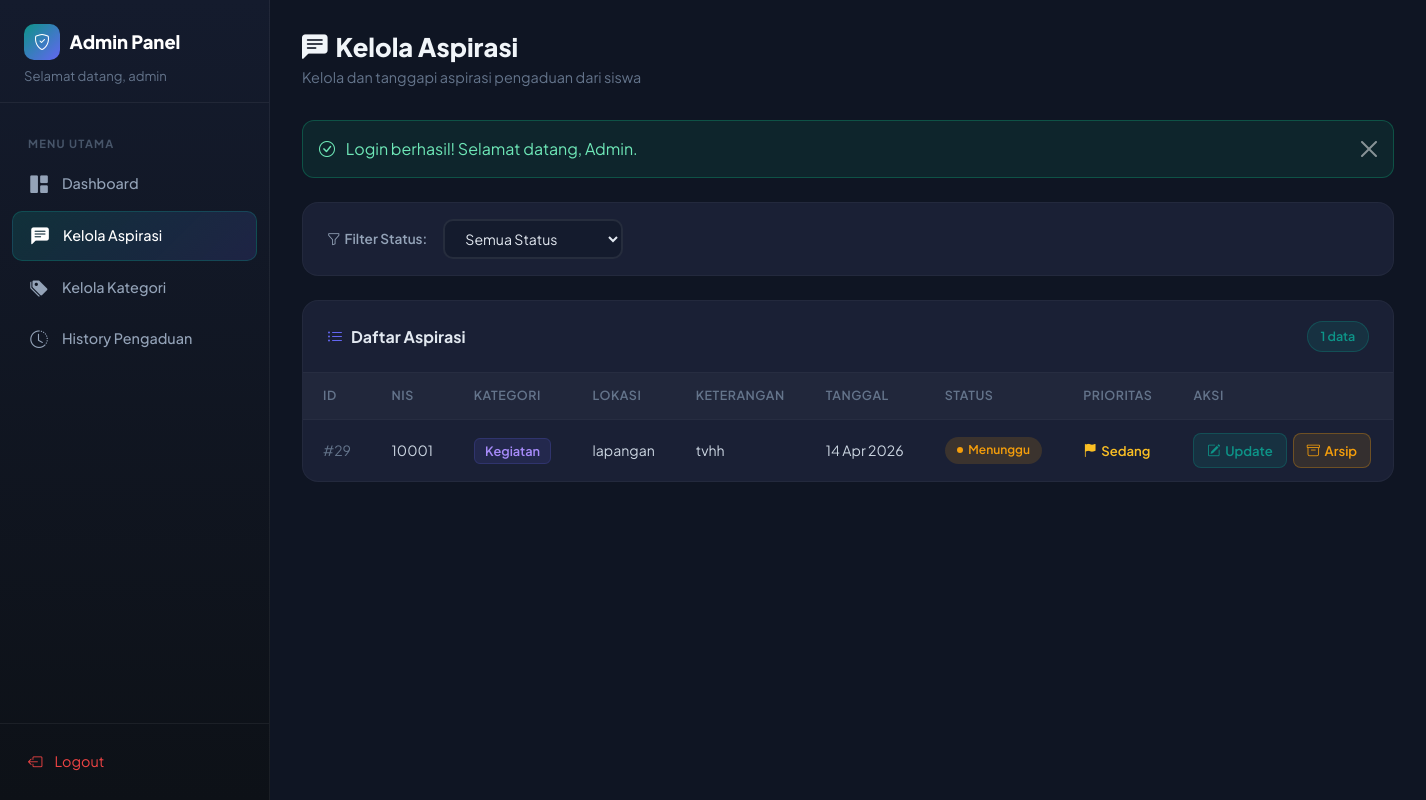
Page /?page=aspirasi (signed in) on the committed database.
### tables this page shows
CREATE TABLE `aspirasi` (
  `id_aspirasi` int(11) NOT NULL,
  `status` enum('Menunggu','Proses','Selesai') NOT NULL,
  `prioritas` enum('Rendah','Sedang','Tinggi') DEFAULT 'Sedang',
  `id_kategori` int(11) DEFAULT NULL,
  `feedback` text DEFAULT NULL,
  `username_admin` varchar(30) DEFAULT NULL
);

CREATE TABLE `input_aspirasi` (
  `id_pelaporan` int(11) NOT NULL,
  `nis` int(11) DEFAULT NULL,
  `id_kategori` int(11) DEFAULT NULL,
  `lokasi` varchar(50) DEFAULT NULL,
  `ket` varchar(50) DEFAULT NULL,
  `tgl_lapor` datetime DEFAULT current_timestamp()
);

CREATE TABLE `kategori` (
  `id_kategori` int(11) NOT NULL,
  `ket_kategori` varchar(30) NOT NULL
);

### controllers/AdminController.php (called while the page is built, shortened)
<?php
require_once __DIR__ . '/Controller.php';
require_once __DIR__ . '/../models/Aspirasi.php';
class AdminController extends Controller {
    private $aspirasiModel;
    public function __construct() {
        $this->aspirasiModel = new Aspirasi();
    }
    public function aspirasi() {
        $statusFilter = $_GET['status'] ?? '';
        if ($statusFilter && in_array($statusFilter, ['Menunggu', 'Proses'])) {
            $aspirasi = $this->aspirasiModel->getByStatus($statusFilter);
        } else {
            $aspirasi = $this->aspirasiModel->getAllExcludingStatus('Selesai');
        }
        $flash = $this->getFlash();
        $this->view('admin/aspirasi', [
            'aspirasi' => $aspirasi,
            'statusFilter' => $statusFilter,
            'flash' => $flash
        ]);
    }
}

### config/Database.php (called while the page is built, shortened)
<?php
class Database {
    private static $instance = null;
    private $connection;
    private function __construct() {
        $this->host = DB_HOST;
        $this->dbname = DB_NAME;
        $this->username = DB_USER;
        $this->password = DB_PASS;
        try {
            $dsn = "mysql:host={$this->host};dbname={$this->dbname};charset=utf8mb4";
            $options = [
                PDO::ATTR_ERRMODE => PDO::ERRMODE_EXCEPTION,
                PDO::ATTR_DEFAULT_FETCH_MODE => PDO::FETCH_ASSOC,
                PDO::ATTR_EMULATE_PREPARES => false,
            ];
            $this->connection = new PDO($dsn, $this->username, $this->password, $options);
        } catch (PDOException $e) {
            die("Koneksi database gagal: " . $e->getMessage());
        }
    }
    public static function getInstance() {
        if (self::$instance === null) {
            self::$instance = new self();
        }
        return self::$instance;
    }
    public function getConnection() {
        return $this->connection;
    }
}

### models/Model.php (called while the page is built, shortened)
<?php
require_once __DIR__ . '/../config/Database.php';
abstract class Model {
    public function __construct() {
        $this->db = Database::getInstance()->getConnection();
    }
}

### models/Aspirasi.php (called while the page is built, shortened)
<?php
require_once __DIR__ . '/Model.php';
class Aspirasi extends Model {
    protected $table = 'aspirasi';
    public function getAllExcludingStatus($excludeStatus) {
        $sql = "SELECT a.*, k.ket_kategori, i.nis, i.lokasi, i.ket, i.tgl_lapor
                FROM {$this->table} a
                LEFT JOIN kategori k ON a.id_kategori = k.id_kategori
                LEFT JOIN input_aspirasi i ON a.id_aspirasi = i.id_pelaporan
                WHERE a.status != ?
                ORDER BY a.id_aspirasi DESC";
        $stmt = $this->db->prepare($sql);
        $stmt->execute([$excludeStatus]);
        return $stmt->fetchAll();
    }
}

### views/admin/aspirasi.php (the view, shortened to what this page needs)
<?php
require_once __DIR__ . '/../layouts/header.php';
?>
<div class="admin-wrapper">
    <aside class="admin-sidebar">
        <div class="sidebar-brand">
            <h5>
                <span class="brand-icon"><i class="bi bi-shield-check"></i></span>
                Admin Panel
            </h5>
            <small>Selamat datang, <?= $_SESSION['admin_username'] ?></small>
        </div>
        <nav class="sidebar-nav">
            <div class="nav-label">Menu Utama</div>
            <div class="nav-item">
                <a class="nav-link" href="<?= BASE_URL ?>?page=dashboard">
                    <i class="bi bi-grid-1x2-fill"></i>Dashboard
                </a>
            </div>
            <div class="nav-item">
                <a class="nav-link active" href="<?= BASE_URL ?>?page=aspirasi">
                    <i class="bi bi-chat-left-text-fill"></i>Kelola Aspirasi
                </a>
            </div>
            <div class="nav-item">
                <a class="nav-link" href="<?= BASE_URL ?>?page=kategori">
                    <i class="bi bi-tags-fill"></i>Kelola Kategori
                </a>
            </div>
            <div class="nav-item">
                <a class="nav-link" href="<?= BASE_URL ?>?page=history">
                    <i class="bi bi-clock-history"></i>History Pengaduan
                </a>
            </div>
        </nav>
        <div class="sidebar-footer">
            <a class="nav-link" href="<?= BASE_URL ?>?action=logout-admin" style="display:flex;align-items:center;gap:0.75rem;color:#ef4444;text-decoration:none;padding:0.7rem 1rem;border-radius:10px;font-size:0.9rem;">
                <i class="bi bi-box-arrow-left"></i>Logout
            </a>
        </div>
    </aside>
    <main class="admin-main">
        <div class="page-header">
            <div>
                <h2><i class="bi bi-chat-left-text-fill me-2"></i>Kelola Aspirasi</h2>
                <p>Kelola dan tanggapi aspirasi pengaduan dari siswa</p>
            </div>
        </div>
        <?php if ($flash): ?>
            <div class="alert alert-dark-custom <?= $flash['type'] === 'error' ? 'alert-danger' : '' ?> alert-dismissible fade show" role="alert">
                <i class="bi bi-<?= $flash['type'] === 'error' ? 'exclamation-triangle' : 'check-circle' ?> me-2"></i>
                <?= $flash['message'] ?>
                <button type="button" class="btn-close" data-bs-dismiss="alert" aria-label="Close" style="filter:invert(1);opacity:0.5;"></button>
            </div>
        <?php endif; ?>
        <div class="content-card">
            <div class="content-card-body" style="padding: 1rem 1.5rem;">
                <form method="GET" class="filter-bar">
                    <label><i class="bi bi-funnel me-1"></i>Filter Status:</label>
                    <select name="status" onchange="this.form.submit()">
                        <option value="">Semua Status</option>
                    </select>
                </form>
            </div>
        </div>
        <div class="content-card">
            <div class="content-card-header">
                <h5><i class="bi bi-list-ul me-2" style="color:#6366f1;"></i>Daftar Aspirasi</h5>
                <span class="badge-count"><?= count($aspirasi) ?> data</span>
            </div>
            <?php if (empty($aspirasi)): ?>
                <div class="empty-state">
                    <i class="bi bi-inbox"></i>
                    <p>Tidak ada aspirasi ditemukan</p>
                </div>
            <?php else: ?>
                <div style="overflow-x: auto;">
                    <table class="dark-table">
                        <thead>
                            <tr>
                                <th>ID</th>
                                <th>NIS</th>
                                <th>Kategori</th>
                                <th>Lokasi</th>
                                <th>Keterangan</th>
                                <th>Tanggal</th>
                                <th>Status</th>
                                <th>Prioritas</th>
                                <th>Aksi</th>
                            </tr>
                        </thead>
                        <tbody>
                            <?php foreach ($aspirasi as $item): ?>
                                <tr>
                                    <td style="color:#64748b;">#<?= $item['id_aspirasi'] ?></td>
                                    <td><?= htmlspecialchars($item['nis'] ?? '-') ?></td>
                                    <td>
                                        <span class="kategori-tag">
                                            <?= htmlspecialchars($item['ket_kategori'] ?? '-') ?>
                                        </span>
                                    </td>
                                    <td><?= htmlspecialchars($item['lokasi'] ?? '-') ?></td>
                                    <td>
                                        <?= htmlspecialchars(substr($item['ket'] ?? '', 0, 40)) ?>
                                    </td>
                                    <td style="white-space:nowrap;">
                                        <?= isset($item['tgl_lapor']) ? date('d M Y', strtotime($item['tgl_lapor'])) : '-' ?>
                                    </td>
                                    <td>
                                        <?php
                                            $statusClass = 'status-menunggu';
                                        ?>
                                        <span class="status-badge <?= $statusClass ?>"><?= $item['status'] ?></span>
                                    </td>
                                    <td>
                                        <span class="priority-badge priority-<?= strtolower($item['prioritas']) ?>">
                                            <i class="bi bi-flag-fill"></i><?= $item['prioritas'] ?>
                                        </span>
                                    </td>
                                    <td>
                                        <div class="action-group">
                                            <button type="button" class="btn-action"
                                                    data-bs-toggle="modal"
                                                    data-bs-target="#updateModal<?= $item['id_aspirasi'] ?>">
                                                <i class="bi bi-pencil-square"></i>Update
                                            </button>
                                            <button type="button" class="btn-archive"
                                                    data-bs-toggle="modal"
                                                    data-bs-target="#archiveModal<?= $item['id_aspirasi'] ?>">
                                                <i class="bi bi-archive"></i>Arsip
                                            </button>
                                        </div>
                                    </td>
                                </tr>
                            <?php endforeach; ?>
                        </tbody>
                    </table>
                </div>
            <?php endif; ?>
        </div>
    </main>
</div>
<?php require_once __DIR__ . '/../layouts/footer.php'; ?>

### views/layouts/header.php (style rules this page uses)
:root { --primary-color: #e11d48; --primary-dark: #be123c; --primary-light: #f97316; --secondary-color: #f97316; --success-color: #10b981; --warning-color: #f59e0b; --danger-color: #ef4444; --dark-color: #1e293b; --light-bg: #fef7f7; }
* { font-family: 'Plus Jakarta Sans', sans-serif; }
body { background: var(--light-bg); min-height: 100vh; }
.alert { border-radius: 12px; border: none; }
.priority-sedang { color: var(--warning-color); }

### rows in the picture
aspirasi: id_aspirasi "29", input_aspirasi.nis "10001", id_kategori.ket_kategori "Kegiatan", input_aspirasi.lokasi "lapangan", input_aspirasi.ket "tvhh", input_aspirasi.tgl_lapor "14 Apr 2026", status "Menunggu", prioritas "Sedang"

### other values in the picture
$_SESSION['admin_username'] "admin"
$flash['message'] "Login berhasil! Selamat datang, Admin."
count($aspirasi) "1"
